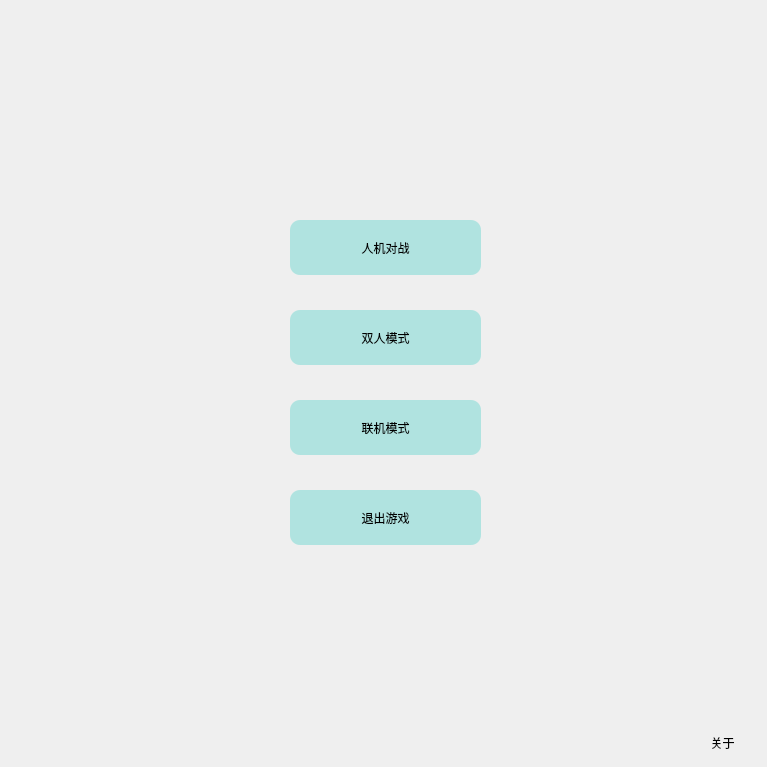
<?xml version="1.0" encoding="UTF-8"?>
<ui version="4.0">
 <class>main_menu</class>
 <widget class="QWidget" name="main_menu">
  <property name="geometry">
   <rect>
    <x>0</x>
    <y>0</y>
    <width>767</width>
    <height>767</height>
   </rect>
  </property>
  <property name="minimumSize">
   <size>
    <width>766</width>
    <height>767</height>
   </size>
  </property>
  <property name="maximumSize">
   <size>
    <width>767</width>
    <height>767</height>
   </size>
  </property>
  <property name="windowTitle">
   <string>Python五子棋</string>
  </property>
  <property name="styleSheet">
   <string notr="true">QWidget#main_menu{
border-image: url(:/index/images/board.png);
}</string>
  </property>
  <widget class="QPushButton" name="about_button">
   <property name="enabled">
    <bool>true</bool>
   </property>
   <property name="geometry">
    <rect>
     <x>690</x>
     <y>720</y>
     <width>65</width>
     <height>45</height>
    </rect>
   </property>
   <property name="sizePolicy">
    <sizepolicy hsizetype="Minimum" vsizetype="Fixed">
     <horstretch>0</horstretch>
     <verstretch>0</verstretch>
    </sizepolicy>
   </property>
   <property name="minimumSize">
    <size>
     <width>65</width>
     <height>45</height>
    </size>
   </property>
   <property name="styleSheet">
    <string notr="true">QPushButton{
	font: 14pt &quot;方正舒体&quot;;
    
	
	background-color: rgba(169, 226, 223, 0);
	border-radius: 10px
}
QPushButton:hover{
    background-color: rgba(172, 206, 228, 128);
}
QPushButton:pressed{
    
	background-color: rgba(176, 184, 230, 228);
}</string>
   </property>
   <property name="text">
    <string>关于</string>
   </property>
  </widget>
  <widget class="QWidget" name="layoutWidget">
   <property name="geometry">
    <rect>
     <x>290</x>
     <y>220</y>
     <width>191</width>
     <height>509</height>
    </rect>
   </property>
   <layout class="QFormLayout" name="formLayout">
    <property name="verticalSpacing">
     <number>35</number>
    </property>
    <item row="0" column="0" colspan="2">
     <widget class="QPushButton" name="human_computer_mode_button">
      <property name="sizePolicy">
       <sizepolicy hsizetype="Minimum" vsizetype="Fixed">
        <horstretch>0</horstretch>
        <verstretch>0</verstretch>
       </sizepolicy>
      </property>
      <property name="minimumSize">
       <size>
        <width>0</width>
        <height>55</height>
       </size>
      </property>
      <property name="styleSheet">
       <string notr="true">QPushButton{
	font: 14pt &quot;方正舒体&quot;;
    
	
	background-color: rgba(169, 226, 223, 228);
	border-radius: 10px
}
QPushButton:hover{
    background-color: rgba(172, 206, 228, 228);
}
QPushButton:pressed{
    
	background-color: rgba(176, 184, 230, 228);
}</string>
      </property>
      <property name="text">
       <string>人机对战</string>
      </property>
     </widget>
    </item>
    <item row="1" column="0" colspan="2">
     <widget class="QPushButton" name="two_player_mode_button">
      <property name="sizePolicy">
       <sizepolicy hsizetype="Minimum" vsizetype="Fixed">
        <horstretch>0</horstretch>
        <verstretch>0</verstretch>
       </sizepolicy>
      </property>
      <property name="minimumSize">
       <size>
        <width>0</width>
        <height>55</height>
       </size>
      </property>
      <property name="styleSheet">
       <string notr="true">QPushButton{
	font: 14pt &quot;方正舒体&quot;;
    
	
	background-color: rgba(169, 226, 223, 228);
	border-radius: 10px
}
QPushButton:hover{
    background-color: rgba(172, 206, 228, 228);
}
QPushButton:pressed{
    
	background-color: rgba(176, 184, 230, 228);
}</string>
      </property>
      <property name="text">
       <string>双人模式</string>
      </property>
     </widget>
    </item>
    <item row="2" column="0" colspan="2">
     <widget class="QPushButton" name="online_mode_button">
      <property name="sizePolicy">
       <sizepolicy hsizetype="Minimum" vsizetype="Fixed">
        <horstretch>0</horstretch>
        <verstretch>0</verstretch>
       </sizepolicy>
      </property>
      <property name="minimumSize">
       <size>
        <width>0</width>
        <height>55</height>
       </size>
      </property>
      <property name="styleSheet">
       <string notr="true">QPushButton{
	font: 14pt &quot;方正舒体&quot;;
    
	
	background-color: rgba(169, 226, 223, 228);
	border-radius: 10px
}
QPushButton:hover{
    background-color: rgba(172, 206, 228, 228);
}
QPushButton:pressed{
    
	background-color: rgba(176, 184, 230, 228);
}</string>
      </property>
      <property name="text">
       <string>联机模式</string>
      </property>
     </widget>
    </item>
    <item row="3" column="0" colspan="2">
     <widget class="QPushButton" name="quit_game_button">
      <property name="sizePolicy">
       <sizepolicy hsizetype="Minimum" vsizetype="Fixed">
        <horstretch>0</horstretch>
        <verstretch>0</verstretch>
       </sizepolicy>
      </property>
      <property name="minimumSize">
       <size>
        <width>0</width>
        <height>55</height>
       </size>
      </property>
      <property name="styleSheet">
       <string notr="true">QPushButton{
	font: 14pt &quot;方正舒体&quot;;
    
	
	background-color: rgba(169, 226, 223, 228);
	border-radius: 10px
}
QPushButton:hover{
    background-color: rgba(172, 206, 228, 228);
}
QPushButton:pressed{
    
	background-color: rgba(176, 184, 230, 228);
}</string>
      </property>
      <property name="text">
       <string>退出游戏</string>
      </property>
     </widget>
    </item>
   </layout>
  </widget>
  <zorder>layoutWidget</zorder>
  <zorder>about_button</zorder>
 </widget>
 <resources>
  <include location="../index.qrc"/>
 </resources>
 <connections>
  <connection>
   <sender>about_button</sender>
   <signal>clicked()</signal>
   <receiver>main_menu</receiver>
   <slot>about()</slot>
   <hints>
    <hint type="sourcelabel">
     <x>754</x>
     <y>756</y>
    </hint>
    <hint type="destinationlabel">
     <x>659</x>
     <y>608</y>
    </hint>
   </hints>
  </connection>
  <connection>
   <sender>quit_game_button</sender>
   <signal>clicked()</signal>
   <receiver>main_menu</receiver>
   <slot>game_exit()</slot>
   <hints>
    <hint type="sourcelabel">
     <x>445</x>
     <y>512</y>
    </hint>
    <hint type="destinationlabel">
     <x>561</x>
     <y>514</y>
    </hint>
   </hints>
  </connection>
  <connection>
   <sender>human_computer_mode_button</sender>
   <signal>clicked()</signal>
   <receiver>main_menu</receiver>
   <slot>human_computer_mode()</slot>
   <hints>
    <hint type="sourcelabel">
     <x>378</x>
     <y>241</y>
    </hint>
    <hint type="destinationlabel">
     <x>268</x>
     <y>164</y>
    </hint>
   </hints>
  </connection>
 </connections>
 <slots>
  <slot>about()</slot>
  <slot>setting()</slot>
  <slot>game_exit()</slot>
  <slot>human_computer_mode()</slot>
 </slots>
</ui>
